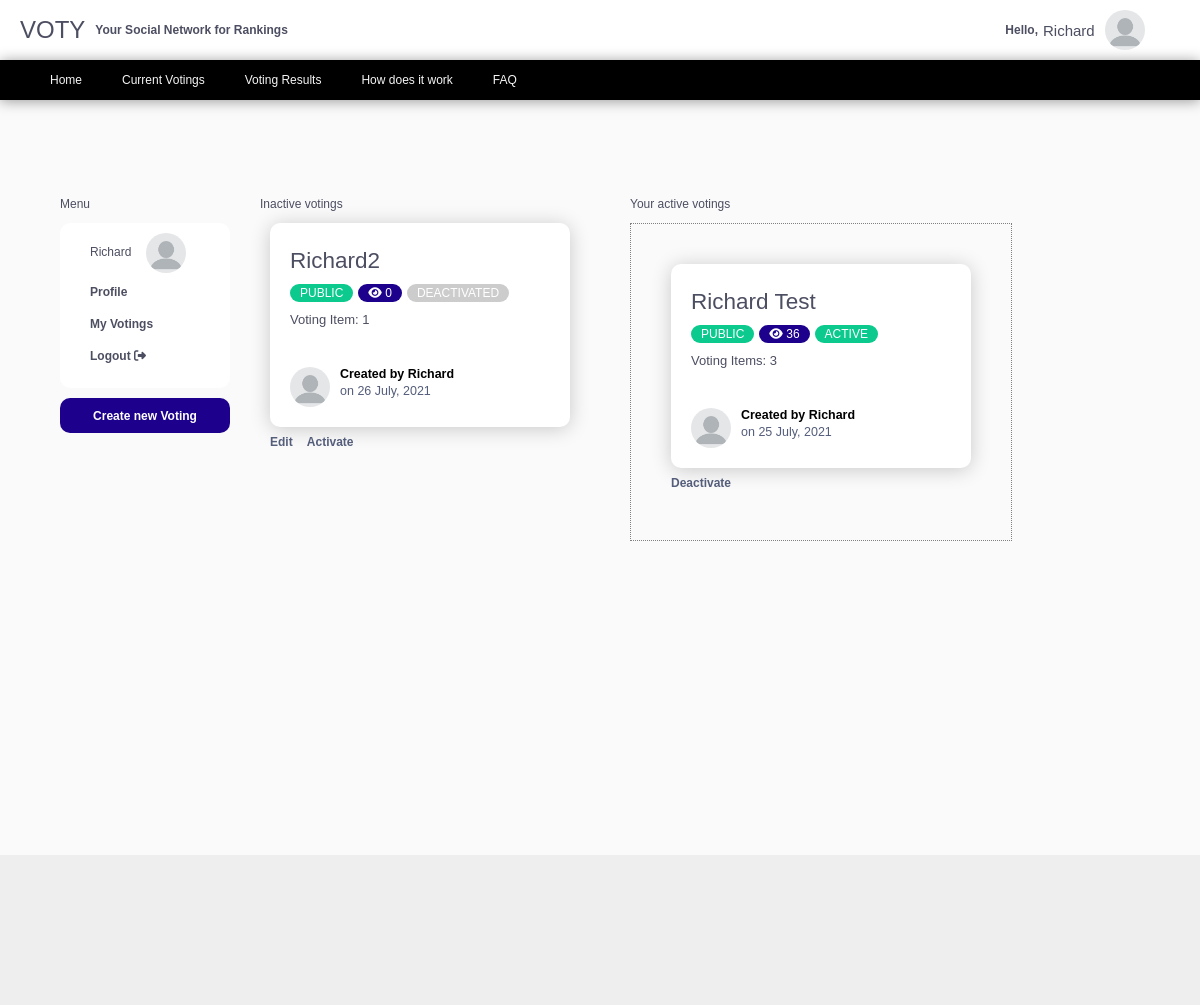
/voting/my-votings/ (signed in), run on the app's committed database.
### users/models.py (models this page shows, shortened)
class Profile(models.Model):
    user = models.OneToOneField(User, on_delete=models.CASCADE)
    image = models.ImageField(default='default.jpg', upload_to='profile_pics')
    total_number_of_votings = models.SmallIntegerField(default=0)

### voting/models.py (models this page shows, shortened)
class Voting(models.Model):
    title = models.CharField(max_length=100)
    active = models.BooleanField(default=False)
    private = models.BooleanField(default=False)
    date_created = models.DateTimeField(default=timezone.now)
    author = models.ForeignKey(User, on_delete=models.CASCADE)
    number_of_votes = models.PositiveIntegerField(default=0)

### voting/views.py (the view)
# urls.py: path('my-votings/', VotingListViewUserRestricted.as_view(), name='list-of-votings-userrestricted'),
class VotingListViewUserRestricted(LoginRequiredMixin, ListView):
    model = Voting
    template_name = 'voting/list-of-votings-userrestricted.html'
    context_object_name = 'voting'
    ordering = ['date_created']
    def get_context_data(self, **kwargs):
        context = super().get_context_data(**kwargs)
        context['active_votings'] = Voting.objects.filter(author=self.request.user, active=True).annotate(num__element=Count('related_votings'))
        context['deactive_votings'] = Voting.objects.filter(author=self.request.user, active=False).annotate(num__element=Count('related_votings'))
        return context
    def get_queryset(self):
        queryset = Voting.objects.filter(author=self.request.user)
        return queryset
    """""
    In Case that the corresponding Elements of the different votings should be displayed as well

    def get_context_data(self, **kwargs):
        context = super().get_context_data(**kwargs)
        votings = Voting.objects.filter(author=self.request.user)
        for element in votings:
            # related_votings is a related_name parameter in the ForeignKey definition of the ElementModel
            context[element.id] = element.related_votings.all()
        return context
    """

### voting/templates/voting/list-of-votings-userrestricted.html (shortened to what this page needs)
{% extends 'voting/base.html' %}
{% load static %}
{% block extrahead %}
        <link rel="stylesheet" type="text/css "href="{% static 'voting/userrestricted-voting-detail.css' %}">
{% endblock %}
{% block content %}
<div class="menu2">
</div>
<div class="flex">
    <div>
        <p>Menu</p>
        <div class="menu-panel" id="menu-panel">
            <div class="avatar flex">
                    <p>{{user.username}}</p>
                    <img src="{{ user.profile.image.url }}" alt="{{ element.author }}" />
            </div>
            <p><a class="link" href="{% url 'profile' %}">Profile</a></p>
            <p><a class="link" href="{% url 'list-of-votings-userrestricted' %}">My Votings</a></p>
            <p><a class="link" href="{% url 'logout' %}">Logout <i class="fas fa-sign-out-alt"></i></a></p>
        </div>
        <a class="create-btn" href="{% url 'voting-create' %}">Create new Voting</a>
    </div>
    {% if deactive_votings %}
    <div class="list-of-votings">
        <p>Inactive votings</p>
        <div class="">
        {% for element in deactive_votings %}
            <div class="card-content">
                <div class="card" onclick="location.href='{% url 'voting-detail' element.id %}'" style="cursor:pointer;">
                    <div class="card-body">
                        <h2>{{ element.title }}</h2>
                        <div class=" flex margin-top-bot">
                            {% if element.private %}
                            <div class="tag tag-orange"> Private </div>
                            {% else %}
                            <div class="tag tag-green"> Public </div>
                            {% endif %}
                            <div class="tag tag-blue"><span><i class="fas fa-eye"></i>  {{element.number_of_votes}}</span></div>
                            <div class="tag">Deactivated</div>
                        </div>
                        <div class="">
                            <p>Voting Item: {{element.num__element}}</p>
                        </div>
                      <div class="user">
                        <img src="{{ element.author.profile.image.url }}" alt="{{ element.author }}" />
                        <div class="user-info">
                          <h5>Created by {{ element.author }}</h5>
                          <small>on {{ element.date_created|date:"d F, Y" }}</small>
                        </div>
                      </div>
                    </div>
                </div>
                <div class="card-voting-menu">
                  <small><a href="{% url 'voting-detail' element.id %}">Edit</a></small>
                  <small><a href="{% url 'activate' element.id %}">Activate</a></small>
                </div>
            </div>
        {% endfor %}
        </div>
    </div>
    {% endif %}
    {% if active_votings %}
    <div style="margin-left: 50px;">
    <p>Your active votings</p>
        <div class="active-votings">
        {% for element in active_votings %}
            <div class="card-content">
                <div class="card" onclick="location.href='{% url 'voting-detail' element.id %}'" style="cursor:pointer;">
                    <div class="card-body">
                        <h2>{{ element.title }}</h2>
                        <div class=" flex margin-top-bot">
                            {% if element.private %}
                            <div class="tag tag-orange"> Private </div>
                            {% else %}
                            <div class="tag tag-green"> Public </div>
                            {% endif %}
                            <div class="tag tag-blue"><span><i class="fas fa-eye"></i>  {{element.number_of_votes}}</span></div>
                            <div class="tag tag-green blink_me">active</div>
                        </div>
                        <div class="">
                            <p>Voting Items: {{element.num__element}}</p>
                        </div>
                      <div class="user">
                        <img src="{{ element.author.profile.image.url }}" alt="{{ element.author }}" />
                        <div class="user-info">
                          <h5>Created by {{ element.author }}</h5>
                          <small>on {{ element.date_created|date:"d F, Y" }}</small>
                        </div>
                      </div>
                    </div>
                </div>
                <div class="card-voting-menu">
                          <small><a href="{% url 'activate' element.id %}">Deactivate</a></small>
                </div>
            </div>
        {% endfor %}
        </div>
    </div>
    {% endif %}
</div>
{% endblock content%}

### voting/templates/voting/base.html (shortened to what this page needs)
{% load static %}
<!DOCTYPE html>
<html lang="en">
<head>
    <link rel="stylesheet" type="text/css "href="{% static 'voting/main.css' %}">
    <link rel="stylesheet" type="text/css "href="{% static 'voting/navbar-avatar.css' %}">
    <link rel="stylesheet" type="text/css "href="{% static 'voting/card.css' %}">
    {% block extrahead %}
    {% endblock %}
</head>
<body>
    <div class="navbar flex space-between">
        <div class="logo flex">
            <h1>VOTY</h1>
            <h1 style="font-size: 12px;"> Your Social Network for Rankings</h1>
        </div>
        <div class="user-menu flex align-items-center">
        {% if user.is_authenticated %}
            <div class="dropdown">
                <div class="avatar flex align-items-center">
                    <p>Hello, </p>
                    <p>{{user.username}}</p>
                    <img src="{{ user.profile.image.url }}" alt="{{ element.author }}" />
                </div>
        </div>
        {% else %}
            <a  class="btn-blue" href="{% url 'login' %}">Login </a>
            <a  href="{% url 'register' %}"> Register</a>
        {% endif %}
        </div>
    </div>
    <div class="navbar2">
        <a href="">Home</a>
        <a href="{% url 'list-of-votings' %}">Current Votings</a>
        <a href="">Voting Results</a>
        <a href="">How does it work</a>
        <a href="">FAQ</a>
    </div>
    <div class="body-content">
        <div class="content">
            {% block content %}
            {% endblock %}
        </div>
    </div>
    <div class="footer">
    </div>
</body>
</html>

### voting/static/voting/main.css (style rules this page uses)
:root { --red: hsl(0, 78%, 62%); --cyan: hsl(180, 62%, 55%); --orange: hsl(34, 97%, 64%); --blue: hsl(212, 86%, 64%); --varyDarkBlue: hsl(234, 12%, 34%); --grayishBlue: hsl(229, 6%, 66%); --veryLightGray: hsl(0, 0%, 98%); --weight1: 200; --weight2: 400; --weight3: 600; }
h1:first-of-type { font-weight: var(--weight1); color: var(--varyDarkBlue); margin-right: 10px; }
h1:last-of-type { color: var(--varyDarkBlue); }
a, p:first-of-type { font-size: 12px; font-weight: var(--weight3); color: var(--varyDarkBlue); margin-right: 5px; text-decoration: none; }
p:last-of-type { color: var(--varyDarkBlue); font-weight: var(--weight1); }
.logo { margin-left: 20px; font-size: 12px; align-items: center; }
html, body { height: 100%; margin: 0; font-size: 15px; font-family: 'Poppins', sans-serif; background-color: var(--veryLightGray); }
.body-content { min-height: 100%; }
.flex { display: flex; }
.space-between { justify-content: space-between; }
.align-items-center { align-items: center; justify-content: center; }
.create-btn { background-color: #1d018c; color: white; display: flex; align-items: center; justify-content: center; height: 35px; padding: 1em; border-radius: 10px; margin-right: 30px; }
.footer { background-color: #dedede73; height: 10em; padding: 2em; margin-top: -5em; margin-bottom: 0px; }
.margin-top-bot { margin: 10px 0px; }
.content { margin: auto; width: 90%; }
.blink_me { animation: blinker 1s linear infinite; }

### voting/static/voting/navbar-avatar.css (style rules this page uses)
.user-menu { width: 200px; margin-right: 20px; }
.navbar { background-color: white; height: 60px; width: 100%; box-shadow: 0 1px 10px rgba(0, 0, 0, 0.2); }
.navbar2 { background-color: black; height: 40px; box-shadow: 0 1px 14px rgba(0, 0, 0, 0.4); padding: 0px 50px; display: flex; align-items: center; }
.navbar2 a { font-weight: var(--weight1); color: whitesmoke; margin-right: 40px; }
.menu2 { height: 40px; width: 100%; margin: 1em 0em; align-items: center; }
.dropdown { position: relative; display: inline-block; }
.avatar img { border-radius: 50%; width: 40px; height: 40px; margin-right: 10px; margin-left: 10px; }

### voting/static/voting/card.css (style rules this page uses)
* { box-sizing: border-box; }
.card-content { margin: 10px; }
.card { background-color: #fff; border-radius: 10px; box-shadow: 0 2px 20px rgba(0, 0, 0, 0.2); overflow: hidden; width: 300px; }
.card h2 { margin: 5px 0px; color: var(--varyDarkBlue); font-weight: var(--weight2); }
.card-body { padding: 20px; }
.tag { background: #cccccc; border-radius: 50px; font-size: 12px; margin: 0 5px 0px 0px; color: #fff; padding: 2px 10px; text-transform: uppercase; cursor: pointer; }
.tag-green { background-color: #0cc98d; }
.tag-blue { background-color: #1d018c; }
.card-body p { font-size: 13px; margin: 0 0 40px; }
.user { display: flex; }
.user img { border-radius: 50%; width: 40px; height: 40px; margin-right: 10px; }
.user-info h5 { margin: 0; }
.user-info small { color: #545d7a; }
.card-voting-menu { margin: 5px 0px 20px 0px; }
.card-voting-menu a { text-decoration: none; margin-right: 10px; color: #545d7a; }

### voting/static/voting/userrestricted-voting-detail.css (style rules this page uses)
.active-votings { padding: 2em; border: 1px dotted grey; }
.menu-panel { padding: 10px 10px 10px 30px; margin: 0px 30px 10px 0px; border-radius: 10px; overflow: hidden; min-width: 170px; }
#menu-panel { background-color: white; }

### data on the page
Voting: title "Richard2", private "PUBLIC", number_of_votes "0", num__element "1", author.profile.image (placeholder picture), author "Richard", date_created "26 July, 2021"
Voting: title "Richard Test", private "PUBLIC", number_of_votes "36", num__element "3", author.profile.image (placeholder picture), author "Richard", date_created "25 July, 2021"

### other printed values
{{ user.username }} "Richard"
